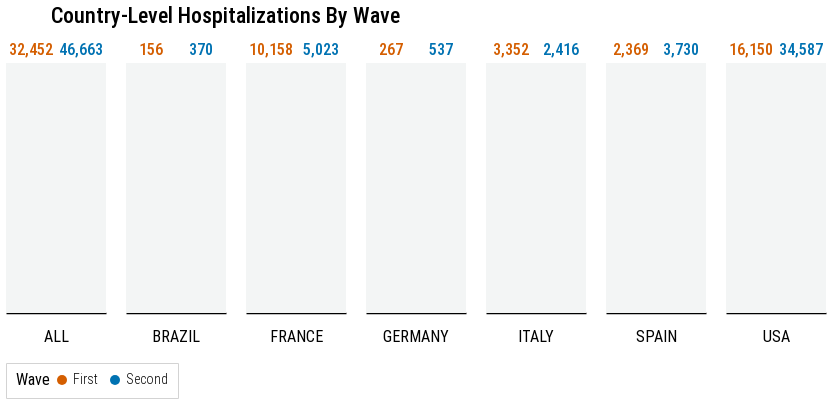

This figure's notebook cell:
### Code cell
d = df.copy()

plot = alt.Chart(
    d
).transform_filter(
    alt.datum.n_all > 0  
).mark_bar(
    size=35,
#     stroke='black',
#     strokeWidth=1
).encode(
    x=alt.X("wave:N", title=None, axis=alt.Axis(labels=False)),
    y=alt.Y("n_all:Q", title=None, scale=alt.Scale(type='log')),
    color=alt.Color("wave:N", scale=alt.Scale(range=['#D45E00', '#0072B2']), title='Wave'),
).properties(
    width=100,
    height=250
)

text = plot.mark_text(
    size=16, dx=0, dy=-5, color='white', baseline='bottom', fontWeight=500
).encode(
#     x=alt.X('month:N'),
#     y=alt.Y('value:Q', stack='zero'),
    x=alt.X("wave:N", title=None, axis=alt.Axis(labels=False)),
    y=alt.Y("n_all:Q", title=None),
#     detail='cat:N',
    text=alt.Text('n_all:Q', format=','),#, format='.0%'),
#     order="order:O",
#     opacity=alt.Opacity('visibility:N', scale=alt.Scale(domain=[True, False], range=[1, 0]))
)

plot = (plot + text).facet(
    column=alt.Column("country:N", header=alt.Header(title=None), sort=COUNTRY)
).resolve_scale(color='shared')

plot = plot.properties(
    title={
        "text": [
            f"Country-Level Hospitalizations By Wave"
        ],
        "dx": 45,
#         "subtitle": [
#             get_visualization_subtitle(data_release=data_release, with_num_sites=False)
#         ],
        "subtitleColor": "gray",
    }
)


# plot = alt.vconcat(*(
#     plot_lab(df=df, lab=lab) for lab in unique_sites
# ), spacing=30)

plot = apply_theme(
    plot,
    axis_y_title_font_size=16,
    title_anchor='start',
    legend_orient='bottom',
    legend_title_orient='left',
    axis_label_font_size=14,
    header_label_font_size=16,
    point_size=100
)

plot

### Figure 1 — Vega-Lite specification as saved in the notebook (floating-point values rounded to 4 significant figures)
{"config": {"view": {"continuousWidth": 400, "continuousHeight": 300, "fill": "#F3F5F5", "strokeWidth": 0}, "axis": {"domainColor": "black", "domainWidth": 1.5, "labelFontSize": 14, "labelFontWeight": 300, "labelLimit": 1000, "tickColor": "white", "titleFontSize": 16, "titleFontWeight": 400, "titlePadding": 10}, "axisX": {"labelAngle": 0}, "axisY": {"domain": false, "titleFontSize": 16}, "concat": {"spacing": 0}, "font": "Roboto Condensed", "header": {"labelFontSize": 16, "labelOrient": "bottom", "titleFontSize": 16, "titleFontWeight": "bold"}, "legend": {"cornerRadius": 0, "fillColor": "white", "gradientLength": 50, "labelFontSize": 14, "labelFontWeight": 300, "orient": "bottom", "padding": 10, "strokeColor": "lightgray", "symbolStrokeWidth": 2, "symbolType": "circle", "titleFontSize": 16, "titleFontWeight": 400, "titleOrient": "left"}, "point": {"size": 100}, "title": {"align": "left", "anchor": "start", "dy": -10, "fontSize": 22, "fontWeight": 500, "subtitleFontSize": 16, "subtitlePadding": 5}}, "data": {"name": "data-5340fd114d1d15b1441a0c047def565a"}, "facet": {"column": {"type": "nominal", "field": "country", "header": {"title": null}, "sort": ["ALL", "BRAZIL", "FRANCE", "GERMANY", "ITALY", "SPAIN", "USA"]}}, "spec": {"layer": [{"mark": {"type": "bar", "size": 35}, "encoding": {"color": {"type": "nominal", "field": "wave", "scale": {"range": ["#D45E00", "#0072B2"]}, "title": "Wave"}, "x": {"type": "nominal", "axis": {"labels": false}, "field": "wave", "title": null}, "y": {"type": "quantitative", "field": "n_all", "scale": {"type": "log"}, "title": null}}, "height": 250, "transform": [{"filter": "(datum.n_all > 0)"}], "width": 100}, {"mark": {"type": "text", "baseline": "bottom", "color": "white", "dx": 0, "dy": -5, "fontWeight": 500, "size": 16}, "encoding": {"color": {"type": "nominal", "field": "wave", "scale": {"range": ["#D45E00", "#0072B2"]}, "title": "Wave"}, "text": {"type": "quantitative", "field": "n_all", "format": ","}, "x": {"type": "nominal", "axis": {"labels": false}, "field": "wave", "title": null}, "y": {"type": "quantitative", "field": "n_all", "title": null}}, "height": 250, "transform": [{"filter": "(datum.n_all > 0)"}], "width": 100}]}, "resolve": {"scale": {"color": "shared"}}, "title": {"text": ["Country-Level Hospitalizations By Wave"], "dx": 45, "subtitleColor": "gray"}, "$schema": "https://vega.github.io/schema/vega-lite/v4.8.1.json", "datasets": {"data-5340fd114d1d15b1441a0c047def565a": [{"wave": "First", "country": "FRANCE", "n_all": 10158}, {"wave": "Second", "country": "FRANCE", "n_all": 5023}, {"wave": "First", "country": "GERMANY", "n_all": 267}, {"wave": "Second", "country": "GERMANY", "n_all": 537}, {"wave": "First", "country": "ITALY", "n_all": 3352}, {"wave": "Second", "country": "ITALY", "n_all": 2416}, {"wave": "First", "country": "SPAIN", "n_all": 2369}, {"wave": "Second", "country": "SPAIN", "n_all": 3730}, {"wave": "First", "country": "USA", "n_all": 16150}, {"wave": "Second", "country": "USA", "n_all": 34587}, {"wave": "First", "country": "BRAZIL", "n_all": 156}, {"wave": "Second", "country": "BRAZIL", "n_all": 370}, {"wave": "First", "country": "ALL", "n_all": 32452}, {"wave": "Second", "country": "ALL", "n_all": 46663}]}}
